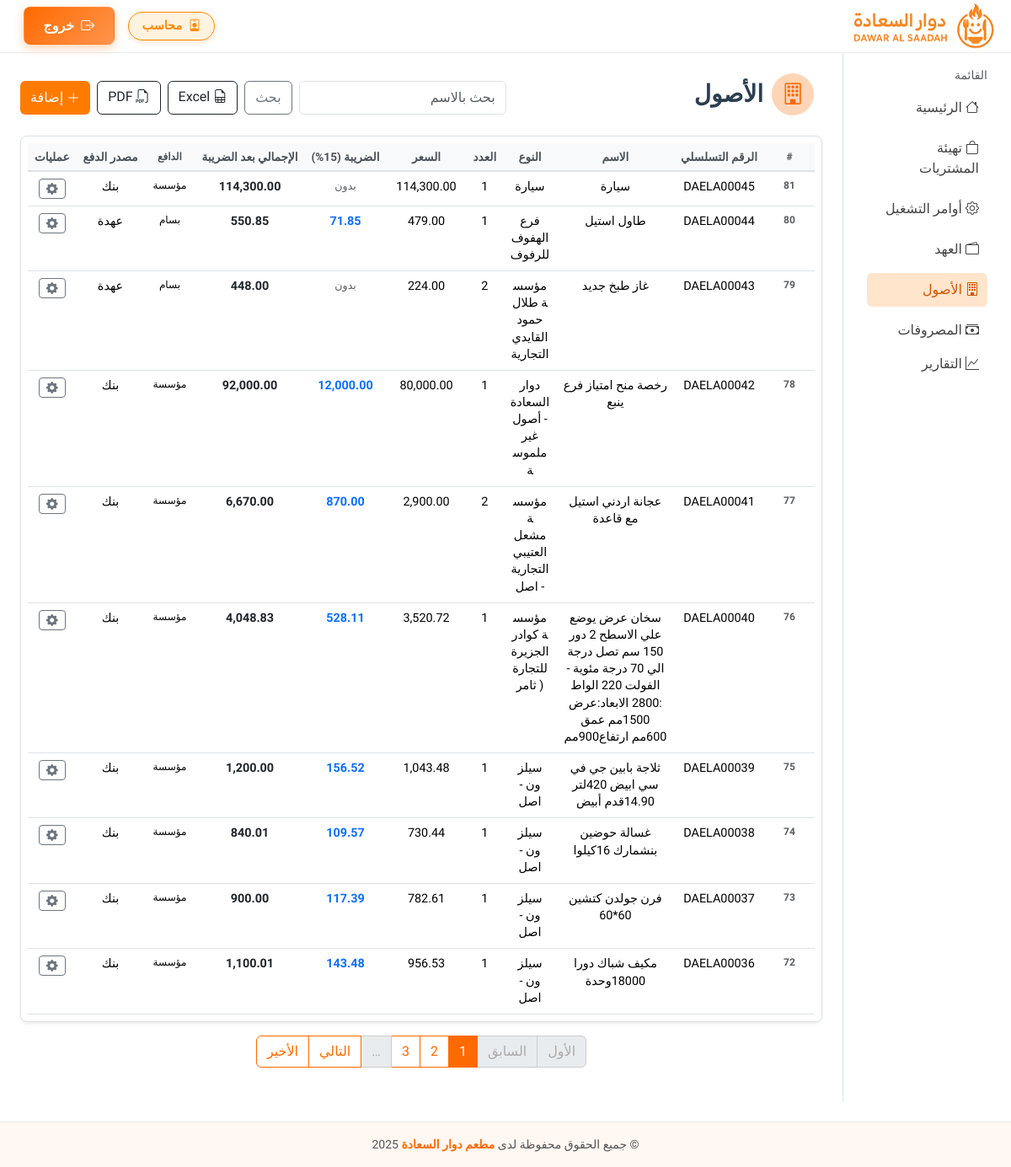
/assetes.php (signed in), run on the app's committed database.
### tables this page shows
CREATE TABLE `roles` (
  `id` int(11) NOT NULL,
  `name` varchar(100) NOT NULL,
  `description` varchar(255) DEFAULT NULL,
  `created_at` timestamp NULL DEFAULT current_timestamp()
);

CREATE TABLE `assets` (
  `id` int(11) NOT NULL,
  `invoice_serial` varchar(255) DEFAULT NULL,
  `bill_number` int(11) DEFAULT NULL,
  `name` varchar(255) NOT NULL,
  `price` decimal(12,2) DEFAULT 0.00,
  `payer_name` varchar(255) DEFAULT NULL,
  `image` varchar(255) DEFAULT NULL,
  `type` varchar(100) NOT NULL,
  `quantity` int(11) NOT NULL,
  `payment_source` varchar(256) NOT NULL,
  `has_vat` tinyint(1) DEFAULT NULL,
  `vat_value` decimal(10,2) DEFAULT NULL,
  `total_amount` decimal(10,2) DEFAULT NULL,
  `created_at` timestamp NOT NULL DEFAULT current_timestamp()
);

### config/config.php (called while the page is built, shortened)
<?php
$DB_HOST = getenv('DB_HOST') ?: 'localhost';
$DB_NAME = getenv('DB_NAME') ?: 'u552468652_duwar_al_saada';
$DB_USER = getenv('DB_USER') ?: 'u552468652_duwar_al_saada';
$DB_PASS = getenv('DB_PASS') ?: 'Duwar_al_saada12345@';
try {
    $pdo = new PDO("mysql:host=$DB_HOST;dbname=$DB_NAME;charset=utf8mb4",$DB_USER,$DB_PASS,[
        PDO::ATTR_ERRMODE => PDO::ERRMODE_EXCEPTION,
        PDO::ATTR_DEFAULT_FETCH_MODE => PDO::FETCH_ASSOC
    ]);
} catch(Exception $e) {
    die('DB connection failed: '.$e->getMessage());
}
if (!function_exists('esc')) {
    function esc($s){ return htmlspecialchars((string)$s, ENT_QUOTES, 'UTF-8'); }
}
if (!function_exists('current_role')) {
    function current_role() {
        global $pdo;
        $user_id = $_SESSION['user_id'];
        $stmt = $pdo->prepare("
            SELECT r.name
            FROM users u
            JOIN roles r ON r.id = u.role_id
            WHERE u.id = ?
        ");
        $stmt->execute([$user_id]);
        $role_name = $stmt->fetchColumn();
        return $role_name ?: 'staff';
    }
}
function has_permission($perm_code) {
    global $pdo;
    $user_id = $_SESSION['user_id'];
    $role_id = $pdo->query("SELECT role_id FROM users WHERE id=$user_id")->fetchColumn();
    $stmt = $pdo->prepare("
        SELECT COUNT(*) FROM role_permissions rp
        JOIN permissions p ON p.id = rp.permission_id
        WHERE rp.role_id = ? AND p.code = ?
    ");
    $stmt->execute([$role_id, $perm_code]);
    return $stmt->fetchColumn() > 0;
}

### assetes.php (the view, shortened to what this page needs)
<?php require __DIR__.'/partials/header.php'; require_permission('assets.view'); ?>
<?php
$kw = trim($_GET['kw'] ?? '');
$perPage = 10;
$page = isset($_GET['page']) ? max(1, (int)$_GET['page']) : 1;
$count_q = "SELECT COUNT(*) AS total FROM assets WHERE 1";
$count_params = [];
$stmtCount = $pdo->prepare($count_q);
$stmtCount->execute($count_params);
$total_rows = $stmtCount->fetch()['total'];
$total_pages = ceil($total_rows / $perPage);
$offset = ($page - 1) * $perPage;
$q = "SELECT * FROM assets WHERE 1";
$ps = [];
$q.=" ORDER BY id DESC LIMIT $perPage OFFSET $offset";
$s=$pdo->prepare($q);
$s->execute($ps);
$rows=$s->fetchAll();
?>
<div class="d-flex flex-wrap justify-content-between align-items-center mb-3 gap-3">
  <h3 class="page-title">
  <span class="stat-icon">
    <i class="bi bi-building"></i>
  </span>
   الأصول
  </h3>
  <div class="d-flex flex-wrap align-items-center gap-2">
    <form class="d-flex align-items-center gap-2 mb-0" method="get" style="height:40px;">
      <input class="form-control" name="kw" placeholder="بحث بالاسم" value="<?= esc($kw) ?>" style="height:40px; min-width:200px;">
      <button class="btn btn-outline-secondary" style="height:40px;">بحث</button>
    </form>
   <?php if(has_permission('assets.print_excel')): ?>
    <a class="btn btn-outline-dark" href="export_assets_excel.php?kw=<?= urlencode($kw) ?>" style="height:40px;">
      <i class="bi bi-file-earmark-spreadsheet"></i> Excel
    </a>
   <?php endif ?>
   <?php if(has_permission('assets.print_pdf')): ?>
    <a class="btn btn-outline-dark" href="export_assets_pdf.php?kw=<?= urlencode($kw) ?>" style="height:40px;">
      <i class="bi bi-filetype-pdf"></i> PDF
    </a>
    <?php endif ?>
    <?php if(has_permission('assets.add')): ?>
      <button class="btn btn-orange d-flex align-items-center" data-bs-toggle="modal" data-bs-target="#add" style="height:40px;">
        <i class="bi bi-plus-lg me-1"></i> إضافة
      </button>
    <?php endif; ?>
  </div>
</div>
<div class="table-responsive shadow-sm rounded-3 border bg-white p-2">
  <table class="table table-hover align-middle mb-0 custom-table">
    <thead class="table-light border-bottom border-2 small-header text-center text-secondary fw-semibold">
      <tr>
        <th>#</th>
        <th>الرقم التسلسلي</th>
        <th>الاسم</th>
        <th>النوع</th>
        <th>العدد</th>
        <th>السعر</th>
        <th>الضريبة (15%)</th>
        <th>الإجمالي بعد الضريبة</th>
        <th>الدافع</th>
        <th>مصدر الدفع</th>
        <?php if(has_permission('assets.processes')): ?><th>عمليات</th><?php endif; ?>
      </tr>
    </thead>
    <tbody>
      <?php foreach($rows as $r): ?>
      <tr class="text-center">
        <td data-label="#" class="fw-bold text-muted"><?= $r['id'] ?></td>
        <td data-label="رقم تسلسلي"><?= esc($r['invoice_serial']) ?></td>
        <td data-label="الاسم"><?= esc($r['name']) ?></td>
        <td data-label="النوع"><?= esc($r['type']) ?></td>
        <td data-label="العدد"><?= (int)$r['quantity'] ?></td>
        <td data-label="السعر"><?= number_format((float)$r['price'],2) ?></td>
        <td data-label="الضريبة">
          <?php if (!empty($r['has_vat']) && $r['has_vat'] == 1): ?>
            <span class="text-primary fw-semibold"><?= number_format((float)$r['vat_value'],2) ?></span>
          <?php else: ?>
            <span class="text-muted small">بدون</span>
          <?php endif; ?>
        </td>
        <td data-label="الاجمالي بعد الضريبة" class="fw-bold text-dark"><?= number_format((float)$r['total_amount'],2) ?></td>
        <td data-label="الدافع"><?= esc($r['payer_name'] ?? '-') ?></td>
        <td data-label="مصدر الدفع"><?= esc($r['payment_source'] ?? '-') ?></td>
        <?php if(has_permission('assets.processes')): ?>
        <td class="text-center">
          <button class="btn btn-sm btn-outline-secondary" data-bs-toggle="modal" data-bs-target="#actionsAsset<?= $r['id'] ?>">
            <i class="bi bi-gear-fill"></i>
          </button>
        </td>
        <?php endif; ?>
      </tr>
  <?php endforeach; ?>
  </tbody>
</table>
</div>
<?php if ($total_pages > 1): ?>
<nav aria-label="صفحات النتائج" class="mt-3">
  <ul class="pagination justify-content-center flex-wrap">
    <li class="page-item <?= $page == 1 ? 'disabled' : '' ?>">
      <a class="page-link" href="?kw=<?= urlencode($kw) ?>&page=1">الأول</a>
    </li>
    <li class="page-item <?= $page <= 1 ? 'disabled' : '' ?>">
      <a class="page-link" href="?kw=<?= urlencode($kw) ?>&page=<?= $page - 1 ?>">السابق</a>
    </li>
    <?php
    $start = max($page - 2, 1);
    $end = min($page + 2, $total_pages);
    for($i = $start; $i <= $end; $i++): ?>
      <li class="page-item <?= $page == $i ? 'active' : '' ?>">
        <a class="page-link" href="?kw=<?= urlencode($kw) ?>&page=<?= $i ?>"><?= $i ?></a>
      </li>
    <?php endfor;
    if($end < $total_pages){
        echo '<li class="page-item disabled"><span class="page-link">…</span></li>';
    }
    ?>
    <li class="page-item <?= $page >= $total_pages ? 'disabled' : '' ?>">
      <a class="page-link" href="?kw=<?= urlencode($kw) ?>&page=<?= $page + 1 ?>">التالي</a>
    </li>
    <li class="page-item <?= $page == $total_pages ? 'disabled' : '' ?>">
      <a class="page-link" href="?kw=<?= urlencode($kw) ?>&page=<?= $total_pages ?>">الأخير</a>
    </li>
  </ul>
</nav>
<?php endif; ?>
<?php require __DIR__.'/partials/footer.php'; ?>

### partials/header.php (shortened to what this page needs)
<?php
require __DIR__.'/../config/config.php';
$current_page = basename($_SERVER['PHP_SELF']);
?>
<!doctype html>
<html lang="ar" dir="rtl">
<head>
  <link href="https://cdn.jsdelivr.net/npm/bootstrap@5.3.3/dist/css/bootstrap.rtl.min.css" rel="stylesheet">
  <link href="<?= BASE_URL ?>/assets/css/theme.css" rel="stylesheet">
  <link href="https://cdn.jsdelivr.net/npm/bootstrap-icons@1.11.3/font/bootstrap-icons.css" rel="stylesheet">
</head>
<body>
<div id="page-wrapper" style="opacity:0; transition:opacity .8s ease;">
<nav class="navbar navbar-expand-lg sticky-top custom-navbar">
  <div class="container-fluid d-flex justify-content-between align-items-center">
    <a class="navbar-brand d-flex align-items-center" href="<?= BASE_URL ?>/home.php" style="text-decoration:none;">
      <img src="<?= BASE_URL ?>/assets/logo_header2.png" alt="Logo" class="logo-modern">
    </a>
    <ul class="navbar-nav ms-auto align-items-lg-center gap-3 d-none d-md-flex">
      <li class="nav-item">
        <span class="badge role-badge">
          <i class="bi bi-person-badge me-1"></i> <?= esc(current_role()) ?>
        </span>
      </li>
      <li class="nav-item">
        <a class="btn btn-logout" href="<?= BASE_URL ?>/logout.php">
          <i class="bi bi-box-arrow-right me-1"></i> خروج
        </a>
      </li>
    </ul>
  </div>
</nav>
</div>
<div class="container-fluid">
  <div class="row">
    <aside class="col-lg-2 col-md-3 border-end min-vh-100 d-none d-md-block">
      <div class="p-3">
        <div class="text-muted small mb-2">القائمة</div>
        <a class="sidebar-link d-block mb-2 <?= $current_page=='home.php'?'active':'' ?>" href="<?= BASE_URL ?>/home.php"><i class="bi bi-house"></i> الرئيسية</a>
        <?php if(has_permission('purchases.view')): ?>
        <a class="sidebar-link d-block mb-2 <?= $current_page=='purchases.php'?'active':'' ?>" href="<?= BASE_URL ?>/purchases.php"><i class="bi bi-bag"></i> تهيئة المشتريات</a>
        <?php endif ?>
        <?php if(has_permission('orders.view')): ?>
        <a class="sidebar-link d-block mb-2 <?= $current_page=='orders.php'?'active':'' ?>" href="<?= BASE_URL ?>/orders.php"><i class="bi bi-gear"></i> أوامر التشغيل</a>
        <?php endif ?>
        <?php if(has_permission('custodies.view')): ?>
        <a class="sidebar-link d-block mb-2 <?= $current_page=='custodies.php'?'active':'' ?>" href="<?= BASE_URL ?>/custodies"><i class="bi bi-wallet2"></i> العهد</a>
        <?php endif ?>
        <?php if(has_permission('assets.view')): ?>
        <a class="sidebar-link d-block mb-2 <?= $current_page=='assetes.php'?'active':'' ?>" href="<?= BASE_URL ?>/assetes.php"><i class="bi bi-building"></i> الأصول</a>
        <?php endif ?>
        <?php if(has_permission('expenses.view')): ?>
        <a class="sidebar-link d-block <?= $current_page=='expenses.php'?'active':'' ?>" href="<?= BASE_URL ?>/expenses.php"><i class="bi bi-cash-stack"></i> المصروفات</a>
        <?php endif ?>
        <?php if(has_permission('reports.view')): ?>
        <a class="sidebar-link d-block <?= $current_page=='reports.php'?'active':'' ?>" href="<?= BASE_URL ?>/reports.php"><i class="bi bi-graph-up"></i> التقارير</a>
        <?php endif ?>
      </div>
    </aside>
    <main class="col-12 col-md-9 col-lg-10 p-4">

### partials/footer.php (shortened to what this page needs)
    </main>
  </div>
</div>
<footer class="custom-footer text-center py-3 mt-4">
  <div class="container">
    <span>© جميع الحقوق محفوظة لدى <b>مطعم دوار السعادة</b> <?= date('Y') ?></span>
  </div>
</footer>
</body>
</html>

### assets/css/theme.css (style rules this page uses)
:root { --orange:#ff6a00; --orange-soft:rgba(255,106,0,.12); --ink:#1f2328; }
* { font-family:'Cairo',system-ui,Arial; }
.btn-orange { background:var(--orange);color:#fff;border:none }
.sidebar-link { display:block;padding:.6rem .8rem;border-radius:.8rem;color:#333;text-decoration:none }

### assetes.php (style rules this page uses)
.pagination .page-link { color: #ff6a00; border-color: #ff6a00; transition: all 0.2s ease-in-out; }
.pagination .page-item.active .page-link { background-color: #ff6a00; border-color: #ff6a00; color: #fff; }
.pagination .page-item.disabled .page-link { color: #aaa; border-color: #ccc; }
.custom-table { border-collapse: separate; border-spacing: 0; font-size: 0.9rem; }
.custom-table thead th { background: #f8f9fa; color: #495057; font-weight: 600; border-bottom: 2px solid #dee2e6; vertical-align: middle; font-size: 0.85rem; white-space: nowrap; }
.custom-table tbody tr { transition: all 0.2s ease-in-out; }
.custom-table td, .custom-table th { padding: 0.6rem 0.75rem; vertical-align: middle; }
.custom-table td { white-space: normal !important; word-break: break-word; vertical-align: top; line-height: 1.4; }
.small-header th { padding: 0.5rem 0.6rem; }
.table-responsive { border-radius: 0.75rem; }
.custom-table th:first-child { width: 60px; font-size: 0.75rem; text-align: center; }
.custom-table td:first-child { text-align: center; font-size: 0.75rem; }
.custom-table th:nth-child(9), .custom-table td:nth-child(9) { width: 60px; font-size: 0.75rem; text-align: center; }
.custom-table th:nth-child(9), .custom-table td:nth-child(9) { text-align: center; font-size: 0.75rem; }
.custom-table th:nth-child(6), .custom-table td:nth-child(6) { width: 95px; white-space: nowrap; text-align: center; }

### partials/header.php (style rules this page uses)
.sidebar-link.active, .nav-link.active { background-color: #ff6600; color: #fff !important; border-radius: 6px; }
.custom-navbar { background: rgba(255,255,255,0.85); backdrop-filter: blur(10px); border-bottom: 1px solid rgba(0,0,0,0.08); padding: .7rem 1rem; }
.role-badge { background: #fff3e6; color: #ff6a00; font-weight: 600; border-radius: 50px; padding: .5rem 1rem; box-shadow: 0 2px 6px rgba(255,106,0,.2); }
.btn-logout { background: linear-gradient(135deg,#ff6a00,#ff944d); color: #fff; font-weight: 600; padding: .6rem 1.4rem; border-radius: 50px; box-shadow: 0 4px 12px rgba(255,106,0,.3); transition: all .3s ease; }
.custom-navbar { padding-top: 0.05rem !important; padding-bottom: 0.05rem !important; }
.custom-navbar .navbar-brand img { height:50px !important; width:50px !important; }
.stat-icon { width: 50px; height: 50px; background: rgba(255, 106, 0, 0.1); color: #ff6a00; display: flex; align-items: center; justify-content: center; border-radius: 50%; font-size: 1.6rem; margin-right: 10px; position: relative; transition: transform 0.6s ease; }
.stat-icon::after { content: ''; position: absolute; width: 100%; height: 100%; border-radius: 50%; background: rgba(255, 106, 0, 0.2); animation: pulse 1.5s infinite; top: 0; left: 0; z-index: -1; }
.page-title { font-weight: 700; color: #2c3e50; display: flex; align-items: center; gap: 10px; }
.role-badge { background-color: #fff3e0; color: #ff8800; border: 1px solid #ff8800; border-radius: 50px; font-size: 0.9rem; transition: all 0.3s ease; }
@media (min-width: 768px) { .custom-table td, .custom-table th { white-space: nowrap; } }
.sidebar-link { color: #444; padding: 8px 10px; border-radius: 8px; transition: 0.2s ease; }
.sidebar-link:hover, .sidebar-link.active { background-color: #ffe5cc; color: #d35400 !important; text-decoration: none; }
.btn-logout { background-color: #ff7b00; color: #fff; border-radius: 8px; transition: 0.2s; }
.btn-orange { background-color: #ff7b00; transition: all 0.3s ease; }
.logo-modern { margin-right:50px; height: 150px !important; width: auto; box-shadow: none !important; transition: transform 0.3s ease, filter 0.3s ease; object-fit: contain; transform: scale(3.4); }

### partials/footer.php (style rules this page uses)
.custom-footer { background: rgba(255,106,0,0.05); border-top: 1px solid rgba(0,0,0,0.08); backdrop-filter: blur(6px); font-size: 14px; color: #555; }
.custom-footer b { color: #ff6a00; }

### data on the page
roles: name "محاسب"
assets: id "81", invoice_serial "DAELA00045", name "سيارة", type "سيارة", quantity "1", price "114,300.00", has_vat "بدون", total_amount "114,300.00", payer_name "مؤسسة", payment_source "بنك"
assets: id "80", invoice_serial "DAELA00044", name "طاول استيل", type "فرع الهفوف للرفوف", quantity "1", price "479.00", vat_value "71.85", total_amount "550.85", payer_name "بسام", payment_source "عهدة"
assets: id "79", invoice_serial "DAELA00043", name "غاز طبخ جديد", type "مؤسسة طلال حمود القايدي التجارية", quantity "2", price "224.00", has_vat "بدون", total_amount "448.00", payer_name "بسام", payment_source "عهدة"
assets: id "78", invoice_serial "DAELA00042", name "رخصة منح امتياز فرع ينبع", type "دوار السعادة - أصول غير ملموسة", quantity "1", price "80,000.00", vat_value "12,000.00", total_amount "92,000.00", payer_name "مؤسسة", payment_source "بنك"
assets: id "77", invoice_serial "DAELA00041", name "عجانة اردني استيل مع قاعدة", type "مؤسسة مشعل العتيبي التجارية - اصل", quantity "2", price "2,900.00", vat_value "870.00", total_amount "6,670.00", payer_name "مؤسسة", payment_source "بنك"
assets: id "76", invoice_serial "DAELA00040", name "سخان عرض يوضع علي الاسطح 2 دور 150 سم تصل درجة الي 70 درجة مئوية - الفولت 220 الواط :2800 الابعاد:عرض 1500مم عمق 600مم ارتفاع900مم", type "مؤسسة كوادر الجزيرة للتجارة ( ثامر", quantity "1", price "3,520.72", vat_value "528.11", total_amount "4,048.83", payer_name "مؤسسة", payment_source "بنك"
assets: id "75", invoice_serial "DAELA00039", name "ثلاجة بابين جي في سي ابيض 420لتر 14.90قدم أبيض", type "سيلز ون - اصل", quantity "1", price "1,043.48", vat_value "156.52", total_amount "1,200.00", payer_name "مؤسسة", payment_source "بنك"
assets: id "74", invoice_serial "DAELA00038", name "غسالة حوضين بنشمارك 16كيلوا", type "سيلز ون - اصل", quantity "1", price "730.44", vat_value "109.57", total_amount "840.01", payer_name "مؤسسة", payment_source "بنك"
assets: id "73", invoice_serial "DAELA00037", name "فرن جولدن كتشين 60*60", type "سيلز ون - اصل", quantity "1", price "782.61", vat_value "117.39", total_amount "900.00", payer_name "مؤسسة", payment_source "بنك"
assets: id "72", invoice_serial "DAELA00036", name "مكيف شباك دورا 18000وحدة", type "سيلز ون - اصل", quantity "1", price "956.53", vat_value "143.48", total_amount "1,100.01", payer_name "مؤسسة", payment_source "بنك"
